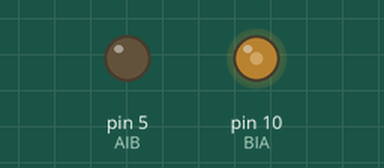
Recording of a sketch running on a simulated Arduino Uno, built with avr-gcc and run on an emulated ATmega328P. Shown: output pins drawn as LEDs (lit = HIGH).

Above: at 0.1 s.
Timing chart, 0 to 1.6 s (numbered marks = the images above):
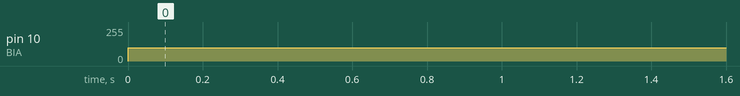

Measured:
- by itself, pin 10 (BIA): 0/255 → 100/255 at 0.00 s

The sketch:

mixer.ino
```cpp
const int AIB = 5;  // (pwm) pin 5 connected to pin A-IB
const int BIA = 10; // (pwm) pin 10 connected to pin B-IA

byte speed = 100;  // change this (0-255) to control the speed of the motors

void setup() {
  pinMode(AIB, OUTPUT);
  pinMode(BIA, OUTPUT);
}

void loop() {
  forward();
  delay(1000);
}

void forward()
{
  analogWrite(AIB, 0);
  analogWrite(BIA, speed);
}
```
